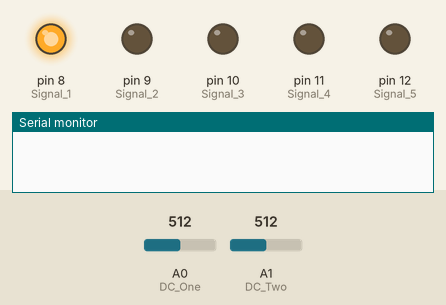
Recording of a sketch running on a simulated Arduino Uno, built with avr-gcc and run on an emulated ATmega328P. On the bench: output pins drawn as LEDs (lit = HIGH), the last lines printed to the serial monitor. The inputs (shaded band) are chosen by the test bench; at power-on: A0 (DC_One) = 512, A1 (DC_Two) = 512. Pins used as bus, display or sensor lines are not drawn.

Above: at 0.1 s.
At 3.7 s:
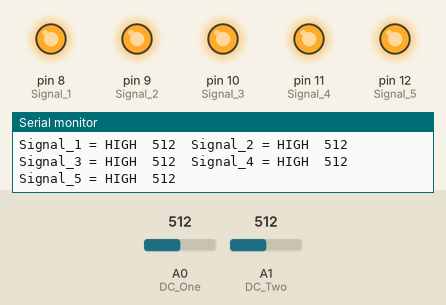
3.8 s: A0 (DC_One) set to 214
6.8 s: A0 (DC_One) set to 188
At 7.9 s:
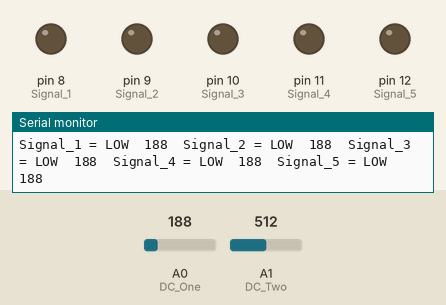
Timing chart, 0 to 9.8 s (numbered marks = the images above; inputs shaded):
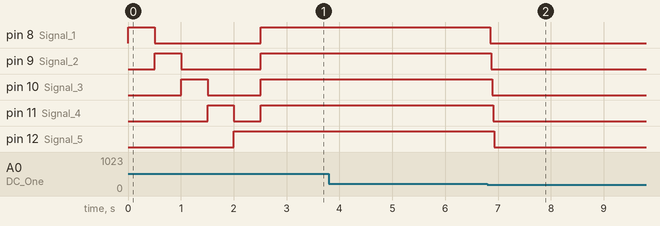

The sketch:

SpectrumSheild.ino
```cpp
/******************************************************************************

  Ferriscope Control Unit firmware.

  Bull.Miletic
  Ferriscope
  1893-2020

  https://bull.miletic.info

  The Spectrum Shield code is based off of the original demo sketch by Toni Klopfenstein @SparkFun Electronics.
  This sketch is available in the Spectrum Shield repository.

  Tweak the value below based on what you see in Tools -> Serial monitor
*********************************************************************************/
int audioTriggerLimit = 200; // 110 = ferriscope, 200 = veneti


/******************************************************************************
 Do not change below here
*********************************************************************************/

//Declare Spectrum Shield pin connections
#define STROBE 4
#define RESET 5
#define DC_One A0
#define DC_Two A1

#define Signal_1 8
#define Signal_2 9
#define Signal_3 10
#define Signal_4 11
#define Signal_5 12

//Define spectrum variables
int freq_amp;
int Frequencies_One[7];
int Frequencies_Two[7];
int i;

/********************Setup Loop*************************/

void setup() {
  //Set spectrum Shield pin configurations
  pinMode(STROBE, OUTPUT);
  pinMode(RESET, OUTPUT);
  pinMode(DC_One, INPUT);
  pinMode(DC_Two, INPUT);
  pinMode(Signal_1, OUTPUT);
  pinMode(Signal_2, OUTPUT);
  pinMode(Signal_3, OUTPUT);
  pinMode(Signal_4, OUTPUT);
  pinMode(Signal_5, OUTPUT);

  //Initialize Spectrum Analyzers
  digitalWrite(STROBE, LOW);
  digitalWrite(RESET, LOW);
  delay(5);

  testLeds();

  Serial.begin(9600);
}

void testLeds()
{
  digitalWrite(Signal_1, HIGH);
  digitalWrite(Signal_2, LOW);
  digitalWrite(Signal_3, LOW);
  digitalWrite(Signal_4, LOW);
  digitalWrite(Signal_5, LOW);
  delay(500);
  digitalWrite(Signal_1, LOW);
  digitalWrite(Signal_2, HIGH);
  digitalWrite(Signal_3, LOW);
  digitalWrite(Signal_4, LOW);
  digitalWrite(Signal_5, LOW);
  delay(500);
  digitalWrite(Signal_1, LOW);
  digitalWrite(Signal_2, LOW);
  digitalWrite(Signal_3, HIGH);
  digitalWrite(Signal_4, LOW);
  digitalWrite(Signal_5, LOW);
  delay(500);
  digitalWrite(Signal_1, LOW);
  digitalWrite(Signal_2, LOW);
  digitalWrite(Signal_3, LOW);
  digitalWrite(Signal_4, HIGH);
  digitalWrite(Signal_5, LOW);
  delay(500);
  digitalWrite(Signal_1, LOW);
  digitalWrite(Signal_2, LOW);
  digitalWrite(Signal_3, LOW);
  digitalWrite(Signal_4, LOW);
  digitalWrite(Signal_5, HIGH);
  delay(500);
}


/**************************Main Function Loop*****************************/

void loop() {
  Read_Frequencies();
  // Graph_Frequencies();

  if (Frequencies_One[2] > audioTriggerLimit) {
    digitalWrite(Signal_1, HIGH);
    Serial.print("Signal_1 = HIGH  ");
    Serial.print(Frequencies_One[2]);
    Serial.print("\t");
  }
  else {
    digitalWrite(Signal_1, LOW);
    Serial.print("Signal_1 = LOW  ");
    Serial.print(Frequencies_One[2]);
    Serial.print("\t");
  }

  if (Frequencies_One[3] > audioTriggerLimit) { // 200
    digitalWrite(Signal_2, HIGH);
    Serial.print("Signal_2 = HIGH  ");
    Serial.print(Frequencies_One[3]);
    Serial.print("\t");
  }
  else {
    digitalWrite(Signal_2, LOW);
    Serial.print("Signal_2 = LOW  ");
    Serial.print(Frequencies_One[3]);
    Serial.print("\t");
  }

  if (Frequencies_One[4] > audioTriggerLimit) {
    digitalWrite(Signal_3, HIGH);
    Serial.print("Signal_3 = HIGH  ");
    Serial.print(Frequencies_One[4]);
    Serial.print("\t");
  }
  else {
    digitalWrite(Signal_3, LOW);
    Serial.print("Signal_3 = LOW  ");
    Serial.print(Frequencies_One[4]);
    Serial.print("\t");
  }

  if (Frequencies_One[5] > audioTriggerLimit) {
    digitalWrite(Signal_4, HIGH);
    Serial.print("Signal_4 = HIGH  ");
    Serial.print(Frequencies_One[5]);
    Serial.print("\t");
  }
  else {
    digitalWrite(Signal_4, LOW);
    Serial.print("Signal_4 = LOW  ");
    Serial.print(Frequencies_One[5]);
    Serial.print("\t");
  }

  if (Frequencies_One[6] > audioTriggerLimit) { // 200 110
    digitalWrite(Signal_5, HIGH);
    Serial.print("Signal_5 = HIGH  ");
    Serial.println(Frequencies_One[6]);
  }
  else {
    digitalWrite(Signal_5, LOW);
    Serial.print("Signal_5 = LOW  ");
    Serial.println(Frequencies_One[6]);
  }

}

/*******************Pull frquencies from Spectrum Shield********************/

void Read_Frequencies() {
  digitalWrite(RESET, HIGH);
  delayMicroseconds(200);
  digitalWrite(RESET, LOW);
  delayMicroseconds(200);

  //Read frequencies for each band
  for (freq_amp = 0; freq_amp < 7; freq_amp++)
  {
    digitalWrite(STROBE, HIGH);
    delayMicroseconds(50);
    digitalWrite(STROBE, LOW);
    delayMicroseconds(50);

    Frequencies_One[freq_amp] = analogRead(DC_One);
    Frequencies_Two[freq_amp] = analogRead(DC_Two);

  }

  //Serial.print("Frequencies_One:  ");
  //Serial.println(Frequencies_One[3]);

}

/*****************Print Out Band Values for Serial Plotter****************

  void Graph_Frequencies() {
  for (i = 0; i < 7; i++)
  {
  // Serial.print(Frequencies_One[i]);
  //  Serial.print(" ");
  //  Serial.print(Frequencies_Two[i]);
  //  Serial.print(" ");
  //  Serial.print( (Frequencies_One[i] + Frequencies_Two[i]) / 2 );
  //  Serial.print("    ");
  }
  Serial.println();
  }

*/
```

Measured:
- the behaviour switches between 201 and 200 on A0 (DC_One) (found by bisection; images 1 and 2)
- after the input at 6.8 s, pin 8 (Signal_1): HIGH → LOW after 0.05 s; pin 9 (Signal_2): HIGH → LOW after 0.07 s; pin 10 (Signal_3): HIGH → LOW after 0.09 s; pin 11 (Signal_4): HIGH → LOW after 0.11 s; pin 12 (Signal_5): HIGH → LOW after 0.13 s
